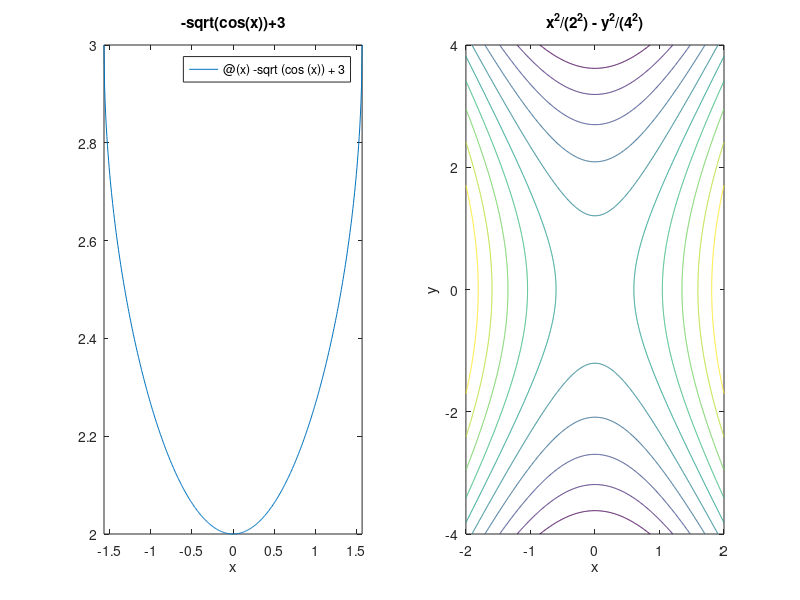

The MATLAB source for this figure:
clc
clear all
subplot (1,2,1)
fplot (@(x) -sqrt(cos(x)) + 3, [-pi/2, pi/2])
title('-sqrt(cos(x))+3');
xlabel('x');

subplot(1,2,2)
X = [-2:0.01:2];
Y = [-4:0.01:4];
[x, y] = meshgrid(X, Y);
f = (x.^2/(2^2)) - (y.^2/(4^2));
contour(x,y,f);
title('x^2/(2^2) - y^2/(4^2)')
xlabel('x');
ylabel('y');
